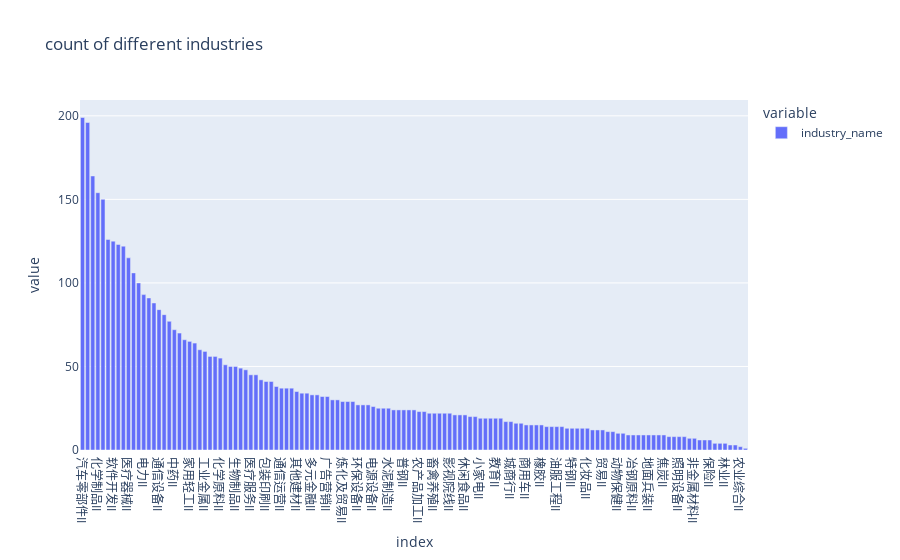

Notebook code for this chart:
### Markdown cell above
# Tips
-   因子处理在聚合前完成，聚合后的行业级别因子未进行任何处理
-   行业的价格数据时使用行业成分股分别根据等权和市值加权收益合成
-   在计算市值加权的聚合因子时，使用当月收盘市值作为权重计算依据
-   历史行业信息缺失，用当前最新状态下的行业信息往前填充
-   共计31个行业，groups = 10意味最高/最低组别拥有3-4个行业

### Code cell
# 行业分布情况
px.bar(Ind_info.groupby(Ind_info).count().sort_values(ascending=False),title='count of different industries')

### Figure 1 — Plotly figure (JSON) as saved in the notebook; plotly's stock layout.template omitted (floating-point values rounded to 4 significant figures; data arrays with more than 128 entries replaced by an {"elided": "..."} marker saying what was removed)
{"data": [{"alignmentgroup": "True", "hovertemplate": "variable=industry_name<br>index=%{x}<br>value=%{y}<extra></extra>", "legendgroup": "industry_name", "marker": {"color": "#636efa", "pattern": {"shape": ""}}, "name": "industry_name", "offsetgroup": "industry_name", "orientation": "v", "showlegend": true, "textposition": "auto", "type": "bar", "x": {"elided": "131 str values"}, "xaxis": "x", "y": {"elided": "131 int values"}, "yaxis": "y"}], "layout": {"barmode": "relative", "legend": {"title": {"text": "variable"}, "tracegroupgap": 0}, "title": {"text": "count of different industries"}, "xaxis": {"anchor": "y", "domain": [0, 1], "title": {"text": "index"}}, "yaxis": {"anchor": "x", "domain": [0, 1], "title": {"text": "value"}}}}
